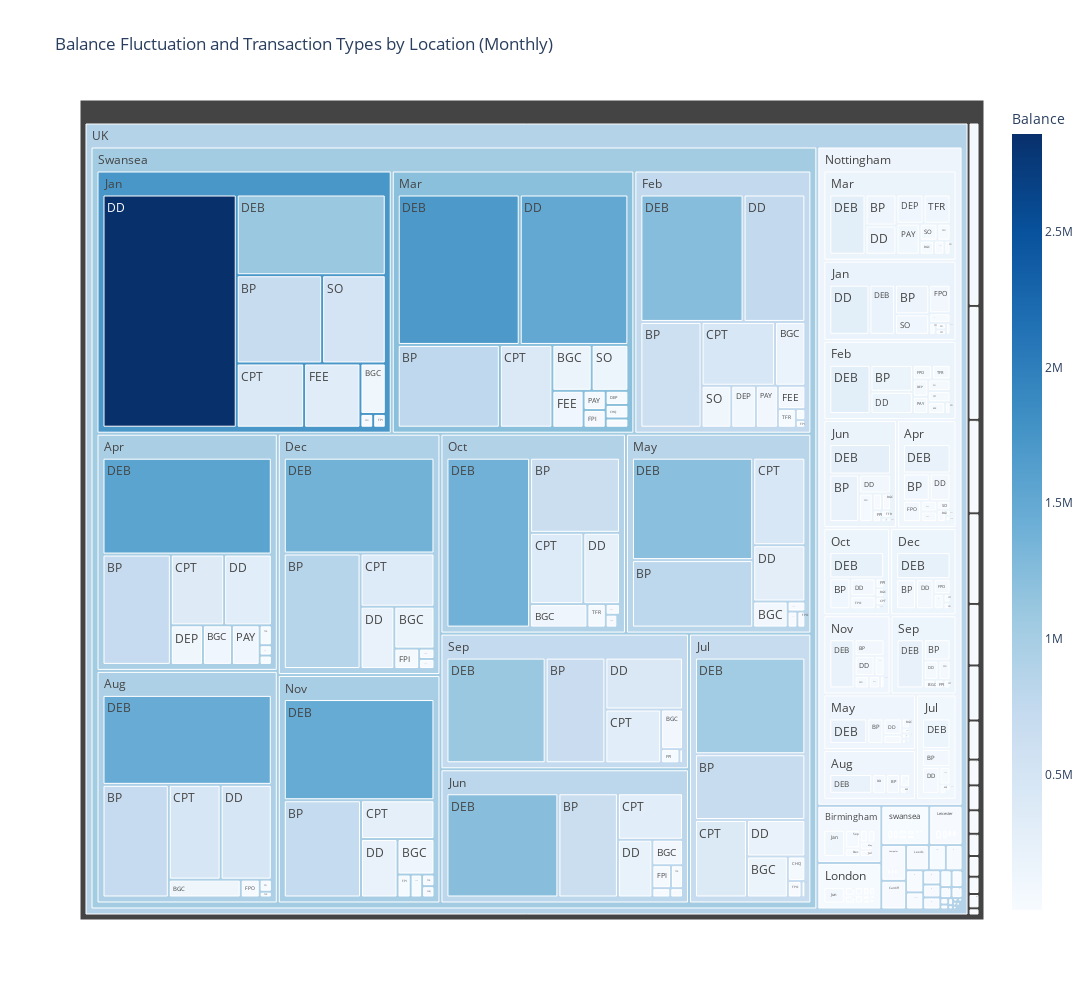

Source (notebook cell):
### Code cell
import pandas as pd
import plotly.express as px

# Read the dataset
df = pd.read_csv('your_dataset.csv')

# Convert the date column to datetime type
df['Transaction Date'] = pd.to_datetime(df['Transaction Date'], dayfirst=True)

# Extract the month from the transaction date and map it to month names
df['Month'] = df['Transaction Date'].dt.month.map({1: 'Jan', 2: 'Feb', 3: 'Mar', 4: 'Apr', 5: 'May', 6: 'Jun', 7: 'Jul', 8: 'Aug', 9: 'Sep', 10: 'Oct', 11: 'Nov', 12: 'Dec'})

# Group data by month, transaction type, location country, and location city
transaction_data = df.groupby(['Month', 'Transaction Type', 'Location Country', 'Location City'])['Balance'].sum().reset_index()

# Create the treemap
fig = px.treemap(transaction_data, 
                 path=['Location Country', 'Location City', 'Month', 'Transaction Type'],
                 values='Balance',
                 color='Balance',
                 color_continuous_scale='blues',
                 title='Balance Fluctuation and Transaction Types by Location (Monthly)')

# Set layout options
fig.update_layout(height=1000, width=2000)

# Update hover template to include additional information
fig.update_traces(hovertemplate=
    '<b>Location Country:</b> %{label[0]}<br>' +
    '<b>Location City:</b> %{label[1]}<br>' +
    '<b>Month:</b> %{label[2]}<br>' +
    '<b>Transaction Type:</b> %{label[3]}<br>' +
    '<b>Balance:</b> %{value}<extra></extra>')

# Show the treemap
fig.show()

### Figure 1 — Plotly figure (JSON) as saved in the notebook; plotly's stock layout.template omitted (floating-point values rounded to 4 significant figures; data arrays with more than 128 entries replaced by an {"elided": "..."} marker saying what was removed)
{"data": [{"branchvalues": "total", "customdata": {"elided": "590x1 float values"}, "domain": {"x": [0, 1], "y": [0, 1]}, "hovertemplate": "<b>Location Country:</b> %{label[0]}<br><b>Location City:</b> %{label[1]}<br><b>Month:</b> %{label[2]}<br><b>Transaction Type:</b> %{label[3]}<br><b>Balance:</b> %{value}<extra></extra>", "ids": {"elided": "590 str values"}, "labels": {"elided": "590 str values"}, "marker": {"coloraxis": "coloraxis", "colors": {"elided": "590 float values"}}, "name": "", "parents": {"elided": "590 str values"}, "type": "treemap", "values": {"elided": "590 float values"}}], "layout": {"coloraxis": {"colorbar": {"title": {"text": "Balance"}}, "colorscale": [[0, "rgb(247,251,255)"], [0.125, "rgb(222,235,247)"], [0.25, "rgb(198,219,239)"], [0.375, "rgb(158,202,225)"], [0.5, "rgb(107,174,214)"], [0.625, "rgb(66,146,198)"], [0.75, "rgb(33,113,181)"], [0.875, "rgb(8,81,156)"], [1, "rgb(8,48,107)"]]}, "height": 1000, "legend": {"tracegroupgap": 0}, "title": {"text": "Balance Fluctuation and Transaction Types by Location (Monthly)"}, "width": 2000}}
